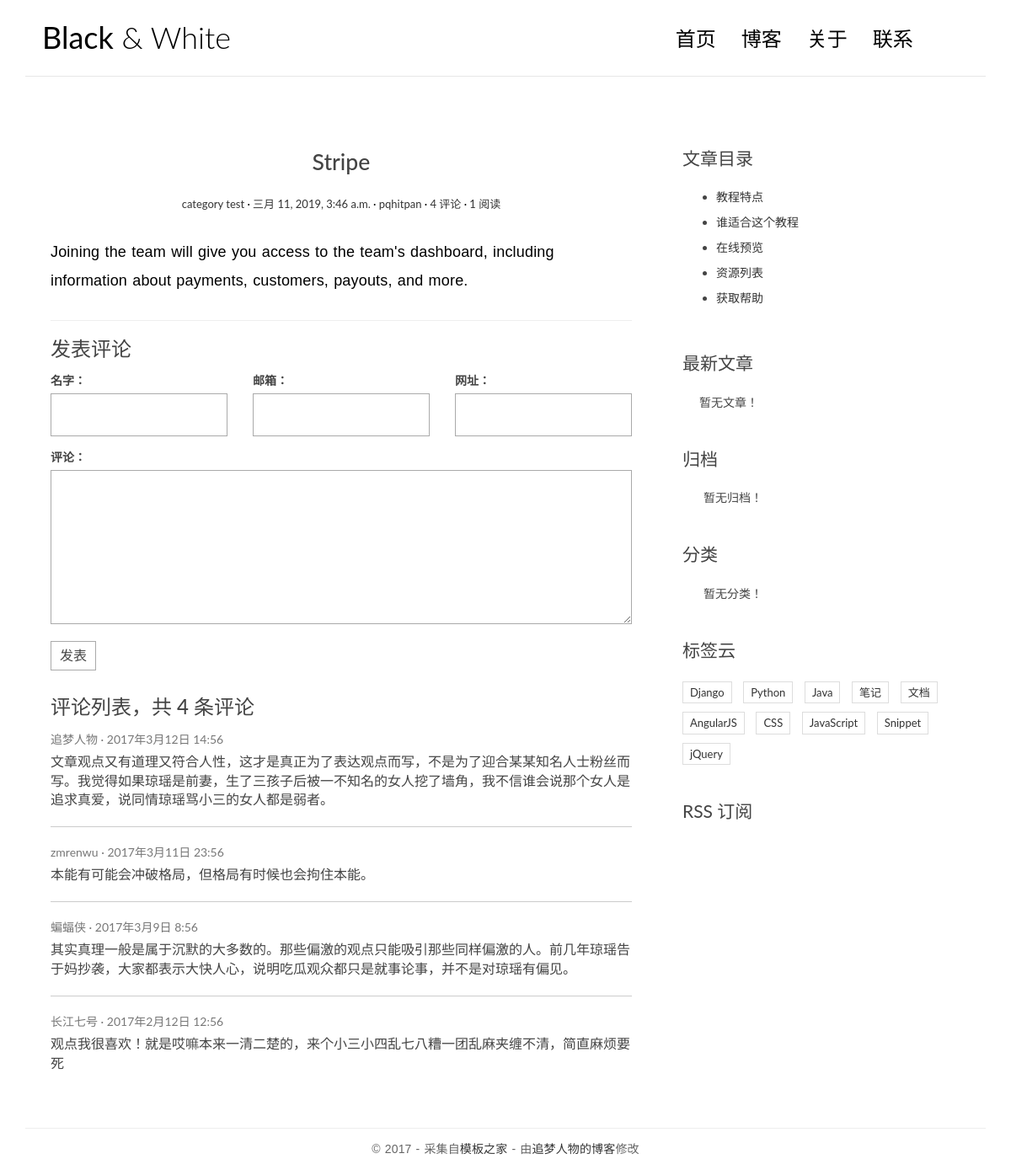
Screenshot of /post/3/ with the database file from the repository.
### blog/models.py (models this page shows, shortened)
@python_2_unicode_compatible
class Post(models.Model):
    title = models.CharField(max_length=70)
    body = models.TextField()
    created_time = models.DateTimeField()
    modified_time = models.DateTimeField()
    excerpt = models.CharField(max_length=200, blank=True)
    category = models.ForeignKey(Category, on_delete=models.CASCADE)
    tags = models.ManyToManyField(Tag, blank=True)
    author = models.ForeignKey(User, on_delete=models.CASCADE)
    views = models.PositiveIntegerField(default=0)
    def get_absolute_url(self):
        return reverse('blog:detail', kwargs={'pk': self.pk})
    def increase_views(self):
        self.views += 1
        self.save(update_fields=['views'])
    def save(self, *args, **kwargs):
        if not self.excerpt:
            md = markdown.Markdown(extensions=[
                'markdown.extensions.extra',
                'markdown.extensions.codehilite',
            ])
            self.excerpt = strip_tags(md.convert(self.body))[:54]
        super(Post, self).save(*args, **kwargs)

@python_2_unicode_compatible
class Category(models.Model):
    name = models.CharField(max_length=100)

### blog/views.py (the view)
# urls.py: url(r'^post/(?P<pk>[0-9]+)/$', views.detail, name='detail'),
def detail(request, pk):
    post = get_object_or_404(Post, pk=pk)
    post.increase_views()
    post.body = markdown.markdown(post.body,
                                  extensions=[
                                     'markdown.extensions.extra',
                                     'markdown.extensions.codehilite',
                                     'markdown.extensions.toc',
                                  ])
    return render(request, 'blog/detail.html', context={'post': post})

### templates/blog/detail.html
{% extends 'base.html' %}
{% block main %}
    <article class="post post-{{ post.pk }}">
      <header class="entry-header">
        <h1 class="entry-title">{{ post.title }}</h1>
        <div class="entry-meta">
          <span class="post-category"><a href="#">{{ post.category.name }}</a></span>
          <span class="post-date"><a href="#"><time class="entry-date"
                                                    datetime="{{ post.created_time }}">{{ post.created_time }}</time></a></span>
          <span class="post-author"><a href="#">{{ post.author }}</a></span>
          <span class="comments-link"><a href="#">4 评论</a></span>
          <span class="views-count"><a href="{{ post.get_absolute_url }}">{{ post.views }} 阅读</a></span>
        </div>
      </header>
      <div class="entry-content clearfix">
        {{ post.body|safe }}
      </div>
    </article>
    <section class="comment-area" id="comment-area">
        <hr>
        <h3>发表评论</h3>
        <form action="#" method="post" class="comment-form">
            <div class="row">
                <div class="col-md-4">
                    <label for="id_name">名字：</label>
                    <input type="text" id="id_name" name="name" required>
                </div>
                <div class="col-md-4">
                    <label for="id_email">邮箱：</label>
                    <input type="email" id="id_email" name="email" required>
                </div>
                <div class="col-md-4">
                    <label for="id_url">网址：</label>
                    <input type="text" id="id_url" name="url">
                </div>
                <div class="col-md-12">
                    <label for="id_comment">评论：</label>
                    <textarea name="comment" id="id_comment" required></textarea>
                    <button type="submit" class="comment-btn">发表</button>
                </div>
            </div>
        </form>
        <div class="comment-list-panel">
            <h3>评论列表，共 <span>4</span> 条评论</h3>
            <ul class="comment-list list-unstyled">
                <li class="comment-item">
                    <span class="nickname">追梦人物</span>
                    <time class="submit-date" datetime="2012-11-09T23:15:57+00:00">2017年3月12日 14:56</time>
                    <div class="text">
                        文章观点又有道理又符合人性，这才是真正为了表达观点而写，不是为了迎合某某知名人士粉丝而写。我觉得如果琼瑶是前妻，生了三孩子后被一不知名的女人挖了墙角，我不信谁会说那个女人是追求真爱，说同情琼瑶骂小三的女人都是弱者。
                    </div>
                </li>
                <li class="comment-item">
                    <span class="nickname">zmrenwu</span>
                    <time class="submit-date" datetime="2012-11-09T23:15:57+00:00">2017年3月11日 23:56</time>
                    <div class="text">
                        本能有可能会冲破格局，但格局有时候也会拘住本能。
                    </div>
                </li>
                <li class="comment-item">
                    <span class="nickname">蝙蝠侠</span>
                    <time class="submit-date" datetime="2012-11-09T23:15:57+00:00">2017年3月9日 8:56</time>
                    <div class="text">
                        其实真理一般是属于沉默的大多数的。那些偏激的观点只能吸引那些同样偏激的人。前几年琼瑶告于妈抄袭，大家都表示大快人心，说明吃瓜观众都只是就事论事，并不是对琼瑶有偏见。
                    </div>
                </li>
                <li class="comment-item">
                    <span class="nickname">长江七号</span>
                    <time class="submit-date" datetime="2012-11-09T23:15:57+00:00">2017年2月12日 12:56</time>
                    <div class="text">
                        观点我很喜欢！就是哎嘛本来一清二楚的，来个小三小四乱七八糟一团乱麻夹缠不清，简直麻烦要死
                    </div>
                </li>
            </ul>
        </div>
    </section>
{% endblock main %}
{% block toc %}
    <div class="widget widget-content">
        <h3 class="widget-title">文章目录</h3>
        <ul>
            <li>
                <a href="#">教程特点</a>
            </li>
            <li>
                <a href="#">谁适合这个教程</a>
            </li>
            <li>
                <a href="#">在线预览</a>
            </li>
            <li>
                <a href="#">资源列表</a>
            </li>
            <li>
                <a href="#">获取帮助</a>
            </li>
        </ul>
    </div>
{% endblock toc %}

### static/blog/css/custom.css (style rules this page uses)
* { outline: none; }
h1, h2, h3, h4, h5, h6 { margin-top: 0; }
a { color: #333; }
body { color: #444; font-family: 'Lato', sans-serif; }
p { font-family: 'Ubuntu', sans-serif; font-weight: 400; word-spacing: 1px; letter-spacing: 0.01em; }
.post { background: #fff; padding: 30px 30px 0; }
.entry-title { text-align: center; font-size: 1.9em; margin-bottom: 20px; line-height: 1.6; padding: 10px 20px 0; }
.entry-meta { text-align: center; color: #DDDDDD; font-size: 13px; margin-bottom: 30px; }
.entry-content { font-size: 18px; line-height: 1.9; font-weight: 300; color: #000; }
.post-category::after, .post-date::after, .post-author::after, .comments-link::after { content: ' ·'; color: #000; }
.widget { background: #fff; padding: 30px 0 0; }
.widget-title { font-size: 1.5em; margin-bottom: 20px; line-height: 1.6; padding: 10px 0 0; font-weight: 400; }
.widget-content ul li { margin-bottom: 10px; }
.contact-form input, .comment-form input { border: 1px solid #aaa; margin-bottom: 15px; width: 100%; padding: 15px 15px; font-size: 16px; line-height: 100%; transition: 0.4s border-color linear; }
.contact-form textarea, .comment-form textarea { border: 1px solid #aaa; margin-bottom: 15px; width: 100%; padding: 15px 15px; font-size: 16px; line-height: 20px !important; min-height: 183px; transition: 0.4s border-color linear; }
.comment-area { padding: 0 30px 0; }
.comment-form { margin-top: 15px; }
.comment-form .comment-btn { background-color: #fff; border: 1px solid #aaa; font-size: 16px; padding: 5px 10px; }
.comment-list-panel { margin-top: 30px; }
.comment-list { margin-top: 15px; }
.comment-item:not(:last-child) { border-bottom: 1px #ccc solid; margin-bottom: 20px; padding-bottom: 20px; }
.comment-item .nickname, .comment-item .submit-date { color: #777; font-size: 14px; }
.comment-item .nickname:after { content: ' ·'; }
.comment-item .text { padding-top: 5px; font-size: 16px; }

### rows the page displays
Post: title "Stripe", category.name "category test", created_time "三月 11, 2019, 3:46 a.m.", author "pqhitpan", views "1", body "Joining the team will give you access to the team's dashboard, including information about payments, customers, payouts, and more."
